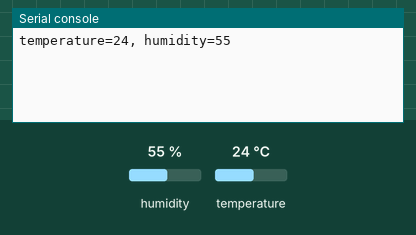
This program was run on a simulated ESP32 board running MicroPython. On the bench: the last lines printed to the serial console. The inputs (shaded band) are chosen by the test bench; at power-on: humidity 55 %, temperature 24 °C.

Above: at 1.2 s.
1.3 s: humidity set to 22 %
At 3.0 s:
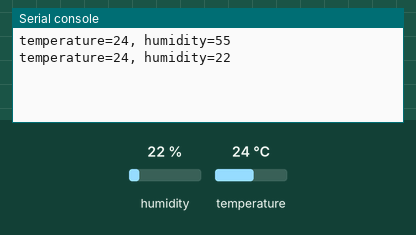
4.0 s: temperature set to 12 °C
At 5.3 s:
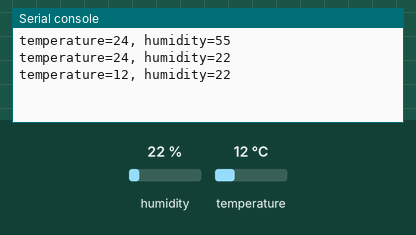
6.7 s: humidity set to 40 %
At 8.8 s:
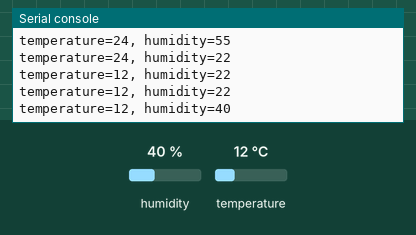
Timing chart, 0 to 10.3 s (numbered marks = the images above; inputs shaded):
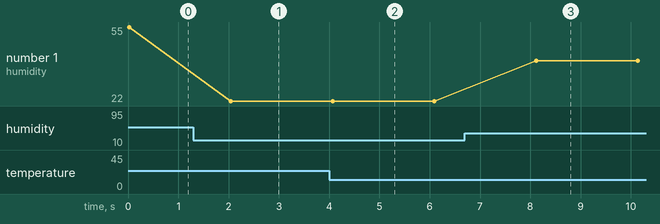

The program:

class_humidity_sensor.py
```python
# Written 10.2022 by Hagen@gloetter.de
"""
class_humidity_sensor.py — DHT11 temperature and humidity sensor driver.

Usage::

    from class_humidity_sensor import HumiditySensor
    sensor = HumiditySensor(pin=33)
    temperature, humidity = sensor.get_humidity_and_temperature()

Hardware:
    - DHT11 data pin → GPIO 33 (default)
"""

import dht
from machine import Pin
import sys
import time


class HumiditySensor:
    """Class to connect your ESP32 to a dht-Sensor"""

    def __init__(self, pin=33):
        self.temperature = 0
        self.humidity = 0
        self.oldtemperature = 0
        self.oldhumidity = 0

        self.pin = pin
        self.sensor = dht.DHT11(Pin(self.pin))

        # if this is called TOO FAST the DHT returns a
        # OSError: [Errno 116] ETIMEDOUT
        # and stops program execution. to avoid this i use try except
        # on error return the old values

    def get_humidity_and_temperature(self):
        """
        Read temperature and humidity from the DHT11 sensor.

        Returns:
            list: ``[temperature (int °C), humidity (int %)]``.
            On sensor read error the previous cached values are returned.
        """
        # has to be done at the same time otherwise you get an error
        #self.oldtemperature = self.temperature
        #self.oldhumidity = self.humidity
        try:
            self.sensor.measure()
            self.temperature = self.sensor.temperature()
            self.humidity = self.sensor.humidity()
        except Exception as e:  # BUG-16 fixed: typed except; returns cached value on sensor error
            print(f"DHT read error: {e} — using cached values")
            self.temperature = self.oldtemperature
            self.humidity = self.oldhumidity
        list = [self.temperature, self.humidity]
        return list

    def get_temperature(self):
        (self.temperature, self.humidity) = self.get_humidity_and_temperature()
        return self.temperature

    def get_humidity(self):
        (self.temperature, self.humidity) = self.get_humidity_and_temperature()
        return self.humidity

    def set_oldtemperature(self, old):
        self.oldtemperature = old

    def set_oldhumidity(self, old):
        self.oldhumidity = old

    def get_oldtemperature(self):
        return self.oldtemperature

    def get_oldhumidity(self):
        return self.oldhumidity


def main():
    sensor = HumiditySensor()
    while True:
        (temperature, humidity) = sensor.get_humidity_and_temperature()
        print(f"temperature={temperature}, humidity={humidity}")
        time.sleep(2)


if __name__ == "__main__":
    sys.exit(main())
```

Measured:
- after the input at 1.3 s, the serial console: prints a new line after 0.75 s (image 1)
- after the input at 4.0 s, the serial console: prints a new line after 0.07 s (image 2)
- after the input at 6.7 s, the serial console: prints a new line after 1.4 s (image 3)
- plotted number 1: 55 → 22 after the input at 1.3 s, 22 → 40 after the input at 6.7 s
